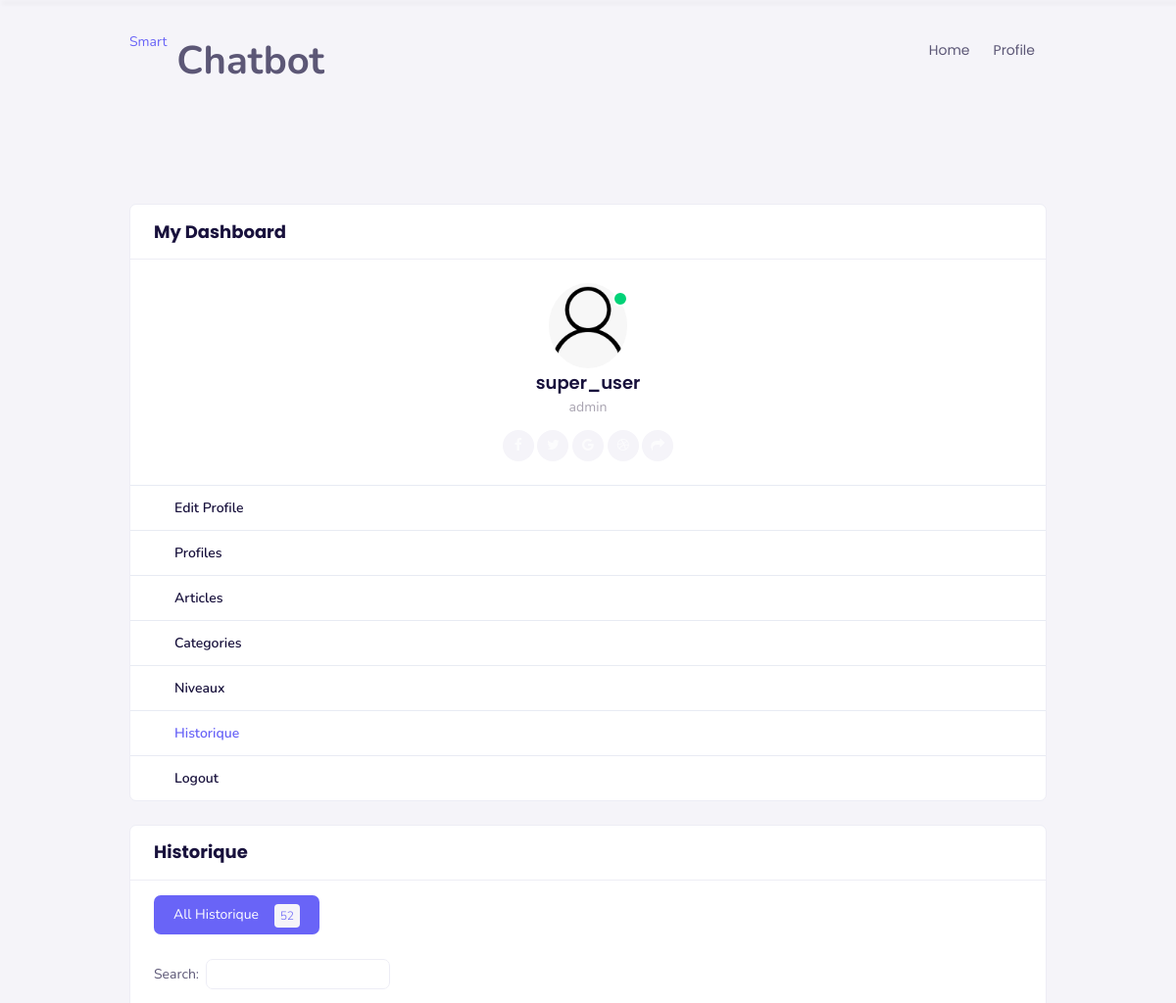
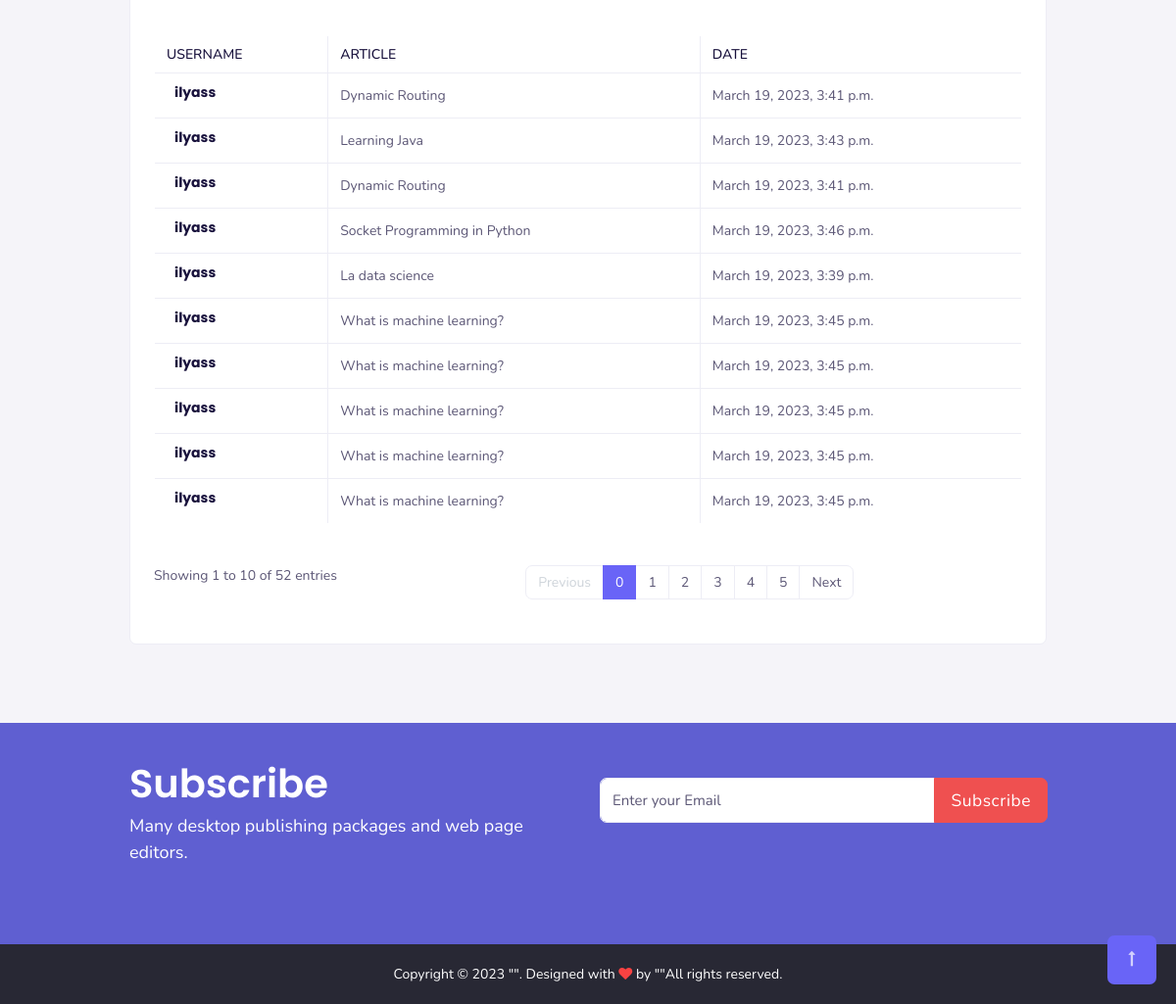
The app's page /historique/0 (signed in) with its own data (2 pictures, top to bottom).
### gestion_admin/models.py (models this page shows, shortened)
class Profile(models.Model):
    user = models.OneToOneField(User, on_delete=models.CASCADE)
    first_name = models.CharField(max_length=100, null=True)
    last_name = models.CharField(max_length=100, null=True)
    email = models.EmailField(max_length=100, null=True)
    niveau = models.OneToOneField(Niveau, on_delete=models.CASCADE, null=True)
    image = models.ImageField(upload_to="profile", null=True, default="profile/default.png")
    date_created = models.DateTimeField(auto_now_add=True)
    class Meta:
        db_table = 'profile'

class Historique(models.Model):
    user = models.ForeignKey(User, on_delete=models.CASCADE)
    article = models.ForeignKey(Article, on_delete=models.CASCADE)
    date_created = models.DateTimeField(auto_now_add=True)
    class Meta:
        db_table = 'historique'

class Article(models.Model):
    title = models.CharField(max_length=100, null=False, unique=True)
    categorie = models.ForeignKey(Categorie, on_delete=models.CASCADE)
    recomendation = models.IntegerField(default=0)
    image = models.ImageField(upload_to="article/image", default="article/image/default.png")
    file = models.FileField(upload_to="article/file")
    description = models.TextField(max_length=400)
    date_created = models.DateTimeField(auto_now_add=True)
    class Meta:
        db_table = 'article'

### gestion_admin/decorators.py (the view)
    def wrapper_func(request, *args, **kwargs):
        if request.user.is_authenticated:
            if request.user.groups.filter(name='admin').exists():
                return view_func(request, *args, **kwargs)
            else:
                return redirect('home')

### gestion_admin/templates/historique.html (shortened to what this page needs)
{% extends './element/main.html' %}
{% block content %}
<section class="sptb">
    <div class="container">
        <div class="row">
            {% include './element/menu.html' with name=5 %}
            <div class="col-xl-9 col-lg-12 col-md-12">
                <div class="card mb-0">
                    <div class="card-header">
                        <h3 class="card-title">Historique</h3>
                    </div>
                    <div class="card-body">
                        <div class="ads-tabs">
                            <div class="tabs-menus">
                                <ul class="nav panel-tabs">
                                    <li class=""><a href="#tab1" class="active" data-bs-toggle="tab">All Historique
                                            <span class="ms-3 badge badge-primary">{{n_t}}</span></a></li>
                                </ul>
                            </div>
                            <div class="tab-content">
                                <div class="tab-pane  active table-responsive userprof-tab" id="tab1">
                                    <div id="DataTables_Table_0_wrapper" class="dataTables_wrapper dt-bootstrap5 select2-sm no-footer">
                                        <div class="row">
                                            <div class="col-xl-6 col-sm-12 col-lg-6 col-md-12">
                                                <div id="DataTables_Table_0_filter" class="dataTables_filter">
                                                    <label>Search:<input type="search" class="form-control select2-sm form-control-sm" placeholder="" aria-controls="DataTables_Table_0"></label></div>
                                            </div>
                                            <div class="col-xl-6 col-sm-12 col-lg-6 col-md-12">
                                            </div>
                                        </div>
                                        <div class="row">
                                            <div class="col-sm-12">
                                                <br><br><table class="data-table-example table table-bordered table-hover mb-0 text-nowrap dataTable no-footer" id="DataTables_Table_0" role="grid" aria-describedby="DataTables_Table_0_info">
                                                    <thead>
                                                        <tr role="row">
                                                            <th class="sorting" tabindex="0" aria-controls="DataTables_Table_0" rowspan="1" colspan="1" aria-label="Courses: activate to sort column ascending" style="width: 222.422px;">Username</th>
                                                            <th class="sorting" tabindex="0" aria-controls="DataTables_Table_0" rowspan="1" colspan="1" aria-label="Category: activate to sort column ascending" style="width: 99.25px;">Article</th>
                                                            <th class="sorting" tabindex="0" aria-controls="DataTables_Table_0" rowspan="1" colspan="1" aria-label="Category: activate to sort column ascending" style="width: 99.25px;">Date</th>
                                                        </tr>
                                                    </thead>
                                                    <tbody>
                                                        {% for item in historique %}
                                                            <tr class="{% cycle 'odd' 'even' %}">
                                                                <td>
                                                                    <div class="media mt-0 mb-0">
                                                                        <div class="media-body">
                                                                            <div class="card-item-desc ms-2 p-0 mt-0">
                                                                                <a href="javascript:void(0)" class="text-dark">
                                                                                    <h4 class="font-weight-bold">{{item.user.username}}</h4>
                                                                             </div>
                                                                        </div>
                                                                    </div>
                                                                </td>
                                                                <td>{{ item.article.title }}</td>
                                                                <td>{{ item.article.date_created }}</td>
                                                            </tr>
                                                        {% endfor %}
                                                    </tbody>
                                                </table>
                                            </div>
                                        </div>
                                        <br> <br>
                                        {% if n_t > 10 %}
                                            <div class="row">
                                                <div class="col-sm-12 col-md-5">
                                                    <div class="dataTables_info" id="DataTables_Table_0_info" role="status" aria-live="polite">Showing 1 to {{historique|length}} of {{n_t}}
                                                        entries</div>
                                                </div>
                                                <div class="col-sm-12 col-md-7">
                                                    <div class="dataTables_paginate paging_simple_numbers" id="DataTables_Table_0_paginate">
                                                        <ul class="pagination">
                                                            <li class="paginate_button page-item previous {% if historique.0.id == 1 %}disabled{% endif %}" id="DataTables_Table_0_previous"><a href="{% url 'historique' n_p %}" aria-controls="DataTables_Table_0" data-dt-idx="0" tabindex="0" class="page-link">Previous</a></li>
                                                            {% for item in p %}
                                                                <li class="paginate_button page-item {% if pos == item %}active{% endif %}"><a href="#" aria-controls="DataTables_Table_0" data-dt-idx="{{item}}" tabindex="0" class="page-link">{{item}}</a></li>
                                                            {% endfor %}
                                                            <li class="paginate_button page-item next {% if p|last == pos %}disabled{% endif %}" id="DataTables_Table_0_next"><a href="{% url 'historique' n_n %}" aria-controls="DataTables_Table_0" data-dt-idx="3" tabindex="0" class="page-link">Next</a></li>
                                                        </ul>
                                                        <br>
                                                    </div>
                                                </div>
                                            </div>
                                        {% endif %}
                                    </div>
                                </div>
                            </div>
                        </div>
                    </div>
                </div>
            </div>
        </div>
    </div>
</section>
{% endblock content %}

### user/templates/element/menu.html (shortened to what this page needs)
<div class="col-xl-3 col-lg-12 col-md-12">
    <div class="card is-expanded">
        <div class="card-header">
            <h3 class="card-title">My Dashboard</h3>
        </div>
        <div class="card-body text-center item-user border-bottom-0 active">
            <div class="profile-pic">
                <div class="profile-pic-img"> <span class="bg-success dots" data-bs-toggle="tooltip" data-bs-placement="top" title="" data-bs-original-title="online" aria-label="online"></span> <img src="{{request.user.profile.image.url}}" class="brround" alt="user"> </div> <a href="userprofile.html" class="text-dark">
                    <h4 class="mt-3 mb-0 font-weight-semibold">{{request.user.username}}</h4>
                </a>
                <p class="mb-0 mt-1 text-muted">{{ request.user.groups.all.0.name }}</p>
                <div class="wideget-user-info my-dash-1">
                    <div class="wideget-user-icons mt-2"> <a href="javascript:void(0)" class="mt-0"><i class="fa fa-facebook"></i></a> <a href="javascript:void(0)" class=""><i class="fa fa-twitter"></i></a> <a href="javascript:void(0)" class=""><i class="fa fa-google"></i></a> <a href="javascript:void(0)" class=""><i class="fa fa-dribbble"></i></a> <a href="javascript:void(0)" class=""><i class="fa fa-share"></i></a>
                    </div>
                </div>
            </div>
        </div>
        <aside class="app-sidebar doc-sidebar my-dash open">
            <div class="app-sidebar__user clearfix is-expanded">
                <ul class="side-menu open">
                    <li> <a class="side-menu__item {% if name == 0 %}active{% endif %}" href="{% url 'profile' %}"><span class="side-menu__label">Edit Profile</span></a> </li>
                    {% if request.user.groups.all.0.name == 'admin' %}
                        <li class="is-expanded"> <a class="side-menu__item {% if name == 1 %}active{% endif %}" href="{% url 'profiles' 0 %}"><span class="side-menu__label">Profiles</span></a> </li>
                        <li> <a class="side-menu__item {% if name == 2 %}active{% endif %}" href="{% url 'articles' 0 %}"><span class="side-menu__label">Articles</span></a> </li>
                        <li> <a class="side-menu__item {% if name == 3 %}active{% endif %}" href="{% url 'categories' 0 %}"><span class="side-menu__label">Categories</span></a> </li>
                        <li> <a class="side-menu__item {% if name == 4 %}active{% endif %}" href="{% url 'niveaux' 0 %}"><span class="side-menu__label">Niveaux</span></a> </li>
                        <li> <a class="side-menu__item {% if name == 5 %}active{% endif %}" href="{% url 'historique' 0 %}"><span class="side-menu__label">Historique</span></a> </li>
                    {% endif %}
                    <li> <a class="side-menu__item" href="{% url 'logout' %}"><span class="side-menu__label">Logout</span></a> </li>
                </ul>
            </div>
        </aside>
    </div>
</div>

### static/css/color.css (style rules this page uses)
.badge-primary { color: #fff; background-color: #6964f7; }
.page-item.active .page-link { background-color: #6964f7; border-color: #6964f7; }
.ads-tabs .tabs-menus ul li .active { background: #6964f7; color: #fff; }
.app-sidebar .side-menu li a.active { color: #6964f7; }
.app-sidebar:before, .app-sidebar-footer { background: -webkit-gradient(linear, left top, right top, from(rgba(146, 30, 152, 0.9)), to(rgba(59, 25, 249, 0.8))); background: linear-gradient(to right, rgba(146, 30, 152, 0.9), rgba(59, 25, 249, 0.8)); }
.header-main i, .header-icons-link .header-icons-link1 i { color: rgba(255, 255, 255, 0.7); }
.my-dash-1 .wideget-user-icons a { color: #6964f7; }
.app-sidebar .side-menu li.is-expanded:after { color: #6964f7; }
.app-sidebar .side-menu__item.active { color: #6964f7; }

### records on screen
Historique: user.username "ilyass", article "Dynamic Routing", article.date_created "March 19, 2023, 3:41 p.m."
Historique: user.username "ilyass", article "Learning Java", article.date_created "March 19, 2023, 3:43 p.m."
Historique: user.username "ilyass", article "Dynamic Routing", article.date_created "March 19, 2023, 3:41 p.m."
Historique: user.username "ilyass", article "Socket Programming in Python", article.date_created "March 19, 2023, 3:46 p.m."
Historique: user.username "ilyass", article "La data science", article.date_created "March 19, 2023, 3:39 p.m."
Historique: user.username "ilyass", article "What is machine learning?", article.date_created "March 19, 2023, 3:45 p.m."
Historique: user.username "ilyass", article "What is machine learning?", article.date_created "March 19, 2023, 3:45 p.m."
Historique: user.username "ilyass", article "What is machine learning?", article.date_created "March 19, 2023, 3:45 p.m."
Historique: user.username "ilyass", article "What is machine learning?", article.date_created "March 19, 2023, 3:45 p.m."
Historique: user.username "ilyass", article "What is machine learning?", article.date_created "March 19, 2023, 3:45 p.m."

### other values on screen
{{ request.user.username }} "super_user"
{{ request.user.groups.all.0.name }} "admin"
{{ n_t }} "52"
{{ historique|length }} "10"
{{ item }} "0" "1" "2" "3" "4" "5"
